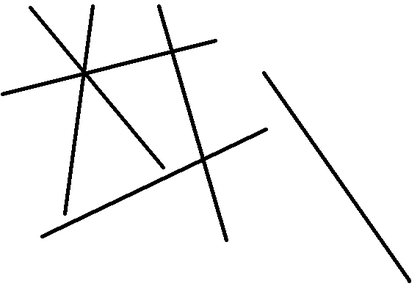
%> input picture SOBEL/lines.png, 420 x 289 px, shrunk from 572 x 394 before the run, given in place of lines.jpg, which was not available
$ octave hough.m   (GNU Octave 9; MATLAB toolbox functions it lacks are replaced by stand-ins)
%> lines starting %> are read from the running program, lines starting %| are printed output that depends on the picture; in (x1, y1, x2, y2) boxes, pixels count from 0 and x2, y2 are one past the last pixel; in counts of white or black regions, pixels touching at a corner belong together; the program's own positions count from 1; pictures that were not available may be replaced by others from this repository, and a replacement may not be noted
RGB = imread('lines.jpg');
%> RGB is the input picture: size 289x420x3 uint8; min 0, max 255, mean 243.7
%THRESHOLD
p = 15;
%grayscale
I = rgb2gray(RGB);
%APPLYING GAUSSIAN FLTER
I=imgaussfilt(I);
%apply the sobel filter
BW=edge(I, 'Sobel');
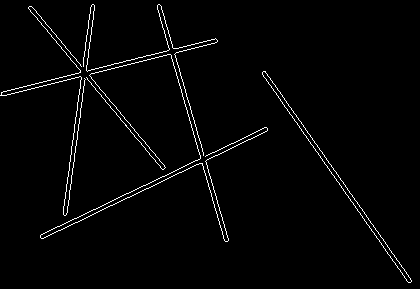
%> BW: size 289x420 logical; 2% white in thin lines or dots
%take theta and rho
T = -90:1:89;
rho_max = round(sqrt(sum(size(BW) .^ 2)));
%> rho_max = 510

R = -rho_max:1:rho_max;
%> R = 1021 values from -510 to 510
%accumulator
Acc = zeros(max(size(R)), 180);

[R, C] = size(BW);
%> R = 289; C = 420

for x = 1:R
    for y = 1:C
        if(BW(x,y) == 1)
            for theta = -90:1:89
                theta_index = theta + 90 + 1;
                theta = theta * pi/180;             % Converting degrees to radians

                rho = round((x*cos(theta)) + (y*sin(theta)));
                rho_index = rho + rho_max + 1;

                Acc(rho_index, theta_index) = Acc(rho_index, theta_index) + 1;
            end
        end
    end
end
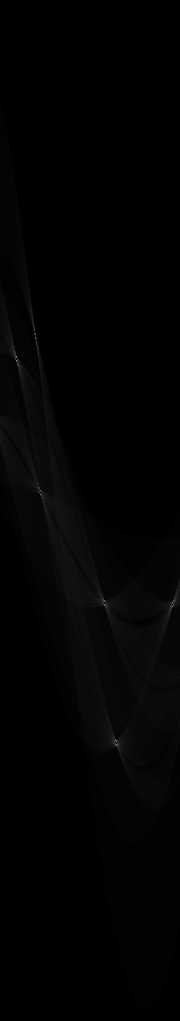
%> Acc: size 1021x180 double; min 0, max 156, mean 2.4
%> after the loop, rho = 416; rho_index = 927; theta = 1.55; theta_index = 180

% houghpeaks
Acc_max = Acc;
peakValues = [];
for i = 1:1:p
   max_i = max(Acc_max, [], 'all') ;
   [rho, theta] = find(Acc_max == max_i(1));
   peakValues = [peakValues; rho(1), theta(1)];
   Acc_max(rho(1), theta(1)) = -1;
end
%> this loop made 15 passes
%> (max_i, rho, theta) on passes 1, 7, 8, 9, 10, 11, 12, 13, 14, 15: (156, 361, 17), (123, 491, 41), (117, 742, 117), (116, [338; 605], [36; 105]), (116, 605, 105), (113, 746, 117), (110, 601, 105), (98, 602, 105), (97, 745, 116), (94, [339; 741], [36; 116])
%> (max_i, rho, theta, peakValues) on passes 2 to 6: (143, 357, 17, [361 17; 357 17]), (136, 607, 173, [361 17; 357 17; 607 173]), (131, 603, 173, [361 17; 357 17; 607 173; 603 173]), (130, 495, 41, [361 17; 357 17; 607 173; 603 173; 495 41]), (128, 335, 36, [361 17; 357 17; 607 173; 603 173; 495 41; 335 36])
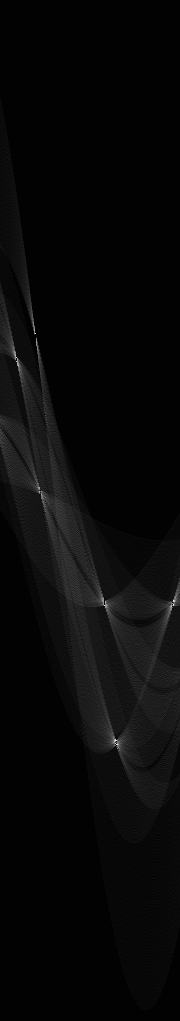
%> Acc_max: size 1021x180 double; 0.01% of pixels changed, all inside (x1, y1, x2, y2) = (16, 334, 173, 746); drawn with min black and max white
%> after the loop, peakValues = 15 rows, first 12: [361 17; 357 17; 607 173; 603 173; 495 41; 335 36; 491 41; 742 117; 338 36; 605 105; 746 117; 601 105]

%houghlines

%> (the run ends here)
